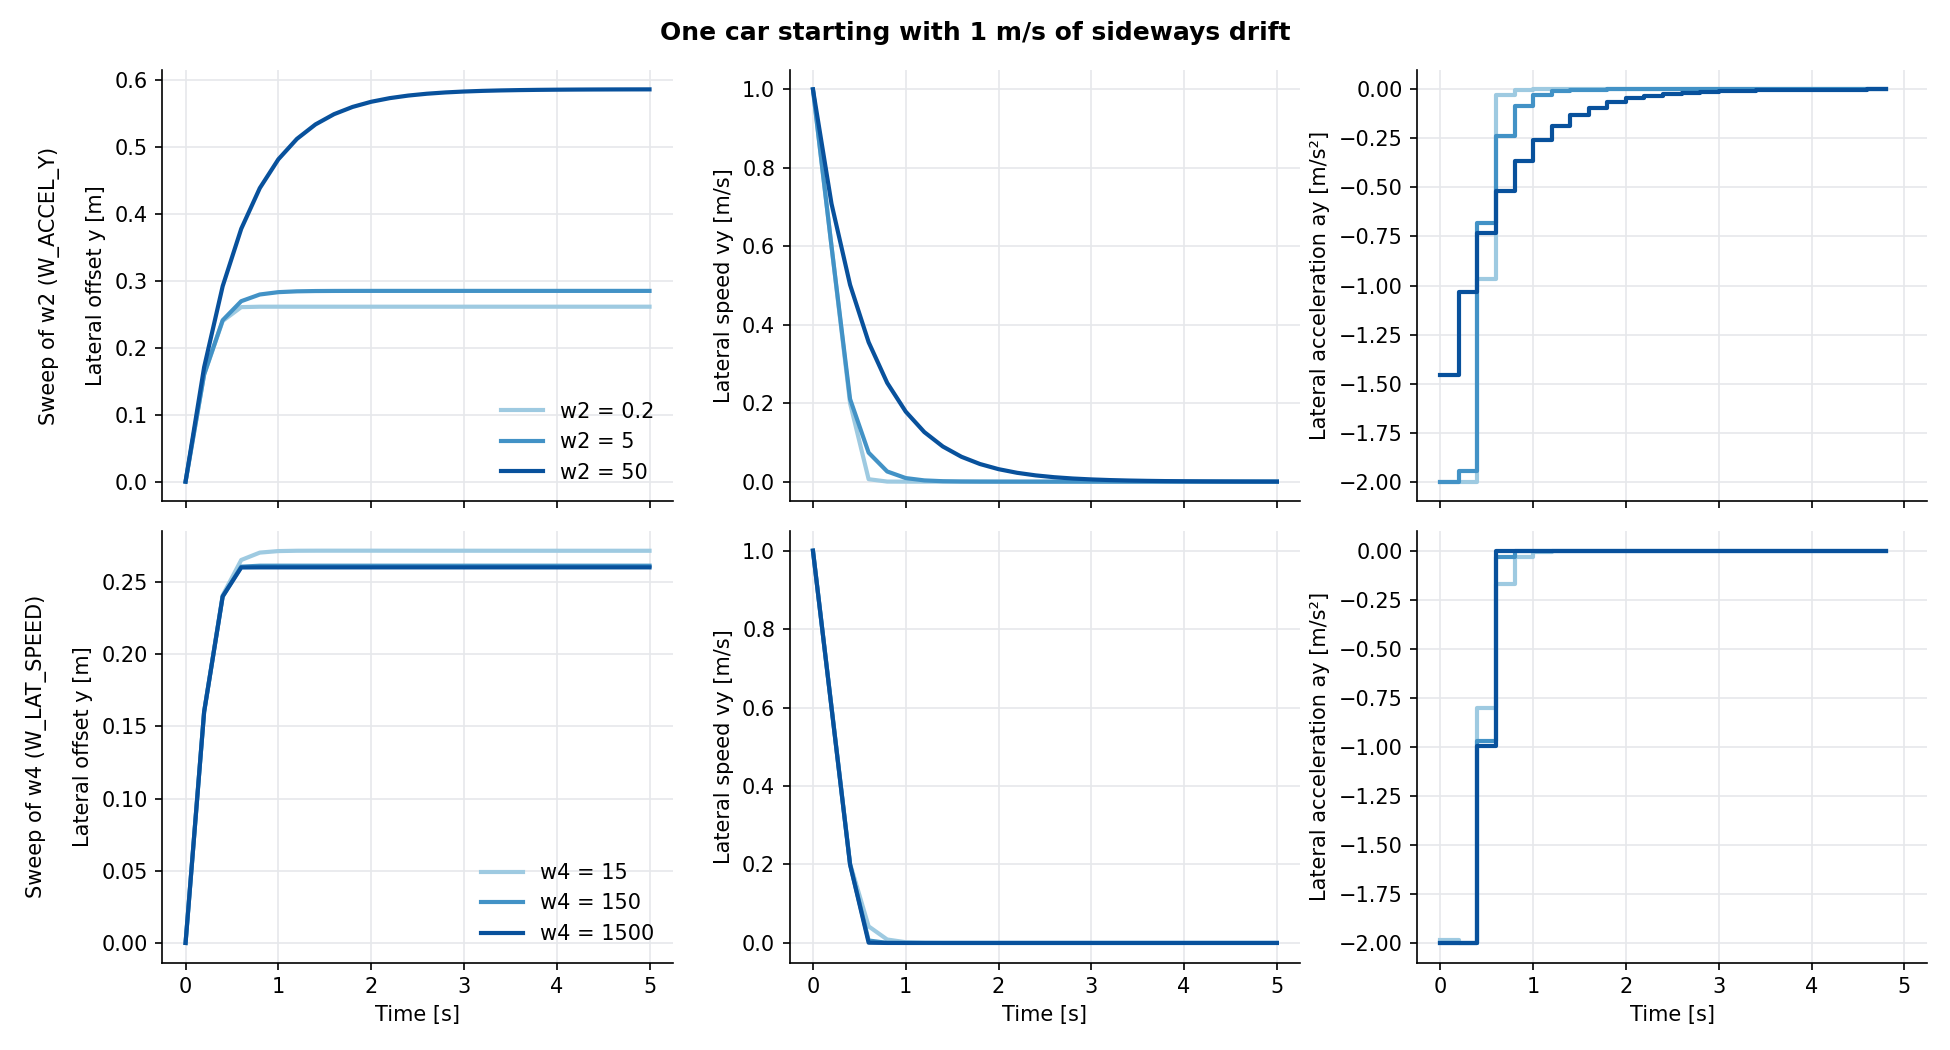

The Python source for this figure:
"""
Test the lateral (sideways) part of the 2-D controller.

One car drives alone on the west approach and starts with a sideways drift
of 1 m/s. The GO MPC has to stop the drift. The test is repeated for several
values of W_ACCEL_Y (w2, cost on ay^2) and W_LAT_SPEED (w4, cost on vy^2).

Run:
    python3 lateral_test.py                  # animation of the w2 sweep
    python3 lateral_test.py --sweep w4       # animation of the w4 sweep
    python3 lateral_test.py --save-video     # write lateral_test_w2.mp4 instead of opening a window
    python3 lateral_test.py --plots          # also open the y / vy / ay plots

The plots are always saved to lateral_test.png.
"""

import argparse

import numpy as np
import matplotlib.pyplot as plt
import matplotlib.patches as patches
from matplotlib import animation

import all_way_stop as sim

STEPS = 25          # 5 s of simulation
VY0 = 1.0           # initial sideways drift [m/s]

W2_VALUES = [0.2, 5.0, 50.0]      # W_ACCEL_Y sweep, with W_LAT_SPEED = 150
W4_VALUES = [15.0, 150.0, 1500.0] # W_LAT_SPEED sweep, with W_ACCEL_Y = 0.2
COLORS = ["#9ECAE1", "#4292C6", "#08519C"]   # light -> dark = small -> large weight

# Animation
FPS = 30
DPI = 120
SLOWDOWN = 2.0                  # 2 = half speed, so the first second of drift is easy to follow
SCENE_X = (-46.0, -12.0)        # stretch of road shown [m]; the cars start at x = -40 m
LANE_W = 2 * sim.LANE_OFFSET    # lane width in the intersection model [m]
GRASS, ROAD = "#6E9F5E", "#3B4046"
CAR_COLOR, TRAIL_COLOR = "#008C95", "#4FC3F7"


def run(w_accel_y, w_lat_speed):
    """Drive one car with an initial drift and return its history."""

    sim.W_ACCEL_Y = w_accel_y
    sim.W_LAT_SPEED = w_lat_speed

    controller = sim.Controller()
    car = sim.Car(1, "W", -40.0, sim.V_DES)
    car.vy = VY0

    hist = {"t": [0.0], "x": [car.x], "y": [car.y], "vx": [car.vx], "vy": [car.vy], "ay": []}
    for k in range(STEPS):
        ax_k, ay_k = controller.solve_go_problem(car, [])

        car.x += car.vx * sim.DT + 0.5 * ax_k * sim.DT**2
        car.y += car.vy * sim.DT + 0.5 * ay_k * sim.DT**2
        car.vx += ax_k * sim.DT
        car.vy += ay_k * sim.DT

        hist["t"].append((k + 1) * sim.DT)
        hist["x"].append(car.x)
        hist["y"].append(car.y)
        hist["vx"].append(car.vx)
        hist["vy"].append(car.vy)
        hist["ay"].append(ay_k)

    return {key: np.array(values) for key, values in hist.items()}


def summarize(label, r):
    still = np.flatnonzero(np.abs(r["vy"]) < 0.05)
    settle = f"{r['t'][still[0]]:.1f} s" if still.size else "never"
    print(f"{label:<22} drift stopped at {settle:>7} | final offset {r['y'][-1]:5.2f} m | "
          f"peak |ay| {np.max(np.abs(r['ay'])):4.2f} m/s^2")


def run_sweeps():
    """Return {"w2": (title, runs), "w4": (title, runs)}, runs = [(label, color, history), ...]."""

    sweeps = {
        "w2": ("Sweep of w2 (W_ACCEL_Y), w4 = 150", [(w2, 150.0) for w2 in W2_VALUES], W2_VALUES),
        "w4": ("Sweep of w4 (W_LAT_SPEED), w2 = 0.2", [(0.2, w4) for w4 in W4_VALUES], W4_VALUES),
    }
    results = {}
    for key, (title, cases, values) in sweeps.items():
        print(f"\n{title}")
        runs = []
        for (w2, w4), value, color in zip(cases, values, COLORS):
            label = f"{key} = {value:g}"
            r = run(w2, w4)
            summarize(label, r)
            runs.append((label, color, r))
        results[key] = (title, runs)
    return results


def plot_runs(results):
    fig, axes = plt.subplots(2, 3, figsize=(13, 7), sharex=True)

    for row, (title, runs) in enumerate(results.values()):
        for label, color, r in runs:
            axes[row, 0].plot(r["t"], r["y"], color=color, linewidth=2, label=label)
            axes[row, 1].plot(r["t"], r["vy"], color=color, linewidth=2, label=label)
            axes[row, 2].step(r["t"][:-1], r["ay"], where="post", color=color, linewidth=2, label=label)

        axes[row, 0].set_ylabel(f"{title.split(',')[0]}\n\nLateral offset y [m]")
        axes[row, 1].set_ylabel("Lateral speed vy [m/s]")
        axes[row, 2].set_ylabel("Lateral acceleration ay [m/s²]")
        axes[row, 0].legend(frameon=False)

    for ax in axes.flat:
        ax.grid(True, color="#E6E8EB")
        ax.spines[["top", "right"]].set_visible(False)
    for ax in axes[1]:
        ax.set_xlabel("Time [s]")

    fig.suptitle(f"One car starting with {VY0:g} m/s of sideways drift", fontweight="bold")
    fig.tight_layout()
    fig.savefig("lateral_test.png", dpi=150)
    print("\nSaved lateral_test.png")
    return fig


def draw_road(ax, n_lanes):
    """Straight road seen from above, one lane per run. Returns the lane-centre heights, top first."""

    x0, x1 = SCENE_X
    top = n_lanes * LANE_W
    ax.add_patch(patches.Rectangle((x0, 0.0), x1 - x0, top, color=ROAD, zorder=0))
    for edge in (0.0, top):
        ax.plot([x0, x1], [edge, edge], color="white", linewidth=2.5, zorder=1)
    for i in range(1, n_lanes):
        ax.plot([x0, x1], [i * LANE_W] * 2, color="white", linewidth=1.5, linestyle=(0, (10, 10)), zorder=1)

    centres = [top - (i + 0.5) * LANE_W for i in range(n_lanes)]
    for yc in centres:
        ax.plot([x0, x1], [yc, yc], color="white", linewidth=0.8, linestyle=(0, (1, 4)), alpha=0.6, zorder=1)
    return centres


def animate_runs(title, runs, save_path=None):
    """Cars driving across a fixed stretch of road, one lane per run."""

    x0, x1 = SCENE_X
    road_h = len(runs) * LANE_W
    y_min, y_max = -2.5, road_h + 5.0
    width_in = 12.0
    height_in = 2 * round(width_in * (y_max - y_min) / (x1 - x0) * DPI / 2) / DPI

    fig = plt.figure(figsize=(width_in, height_in), dpi=DPI)
    ax = fig.add_axes((0, 0, 1, 1))
    ax.set_xlim(x0, x1)
    ax.set_ylim(y_min, y_max)
    ax.set_aspect("equal")
    ax.axis("off")
    ax.add_patch(patches.Rectangle((x0, y_min), x1 - x0, y_max - y_min, color=GRASS, zorder=-1))
    centres = draw_road(ax, len(runs))

    box = dict(boxstyle="round,pad=0.35", facecolor="#1F2933", alpha=0.75, edgecolor="none")
    ax.text(x0 + 0.8, road_h + 2.5, f"{title}   ·   start: {VY0:g} m/s sideways drift",
            color="white", fontsize=13, fontweight="bold", va="center", bbox=box)
    clock = ax.text(x1 - 0.8, road_h + 2.5, "", color="white", fontsize=13, fontweight="bold",
                    family="monospace", ha="right", va="center", bbox=box)
    ax.text(x0 + 0.8, -1.3, f"dotted line: lane centre   ·   blue line: path   ·   "
            f"playback {1 / SLOWDOWN:g}× real time", color="white", fontsize=10, va="center")

    cars = []
    for (label, _, r), yc in zip(runs, centres):
        ax.text(x0 + 0.6, yc + 2.2, label, color="white", fontsize=12, fontweight="bold", va="center", zorder=5)
        readout = ax.text(x1 - 0.6, yc + 2.2, "", color="white", fontsize=11, family="monospace",
                          ha="right", va="center", zorder=5)
        trail, = ax.plot([], [], color=TRAIL_COLOR, linewidth=2.5, zorder=3)
        body = patches.Rectangle((0, 0), sim.CAR_LENGTH, 2 * sim.CAR_HALF_WIDTH, rotation_point="center",
                                 facecolor=CAR_COLOR, edgecolor="white", linewidth=1.5, zorder=4)
        ax.add_patch(body)
        cars.append((r, yc, trail, body, readout))

    # Stop shortly after the last car has left the picture
    exit_times = [np.interp(x1 + sim.CAR_LENGTH, r["x"], r["t"]) for r, *_ in cars]
    t_end = min(STEPS * sim.DT, max(exit_times) + 0.5)

    def update(frame):
        time = min(frame / (SLOWDOWN * FPS), t_end)
        k = min(int(time / sim.DT), STEPS - 1)
        for r, yc, trail, body, readout in cars:
            x, y = np.interp(time, r["t"], r["x"]), np.interp(time, r["t"], r["y"])
            vx, vy = np.interp(time, r["t"], r["vx"]), np.interp(time, r["t"], r["vy"])

            past = r["t"] <= time
            trail.set_data(np.append(r["x"][past], x), yc + np.append(r["y"][past], y))
            body.set_xy((x - sim.CAR_LENGTH, yc + y - sim.CAR_HALF_WIDTH))   # x is the front bumper
            body.set_angle(np.degrees(np.arctan2(vy, vx)))
            readout.set_text(f"offset {y:4.2f} m   vy {vy:4.2f} m/s   ay {r['ay'][k]:5.2f} m/s²")
        clock.set_text(f"t = {time:3.1f} s")
        return []

    n_frames = int(t_end * SLOWDOWN * FPS) + 1
    anim = animation.FuncAnimation(fig, update, frames=n_frames, interval=1000 / FPS, blit=False)

    if save_path:
        writer = animation.FFMpegWriter(fps=FPS, codec="libx264", extra_args=["-pix_fmt", "yuv420p"])
        anim.save(save_path, writer=writer, dpi=DPI)
        plt.close(fig)
        print(f"Saved {save_path}")
    return anim


def main():
    parser = argparse.ArgumentParser(description=__doc__, formatter_class=argparse.RawDescriptionHelpFormatter)
    parser.add_argument("--sweep", choices=["w2", "w4"], default="w2", help="which weight sweep to animate")
    parser.add_argument("--save-video", action="store_true",
                        help="write the animation to lateral_test_<sweep>.mp4 instead of opening a window")
    parser.add_argument("--plots", action="store_true", help="also open the y / vy / ay plots")
    args = parser.parse_args()

    results = run_sweeps()
    fig = plot_runs(results)
    if not args.plots:
        plt.close(fig)

    title, runs = results[args.sweep]
    save_path = f"lateral_test_{args.sweep}.mp4" if args.save_video else None
    anim = animate_runs(title, runs, save_path)
    plt.show()
    return anim


if __name__ == "__main__":
    main()
